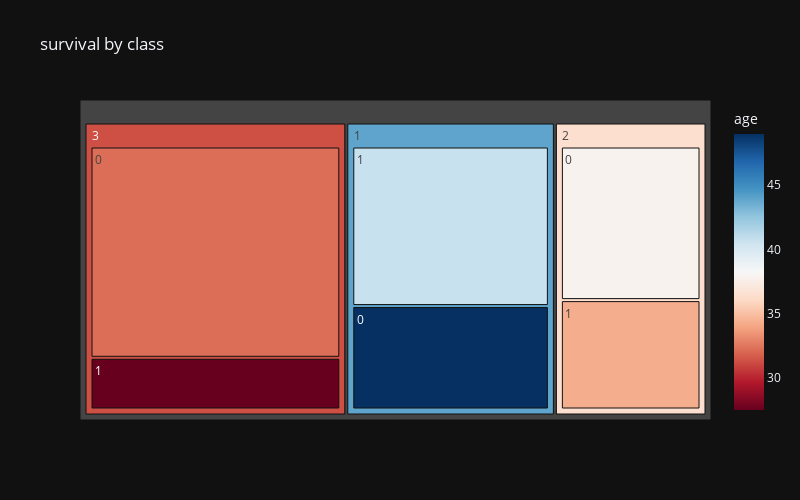

Notebook source saved alongside this figure:
### Code cell
px.treemap(df, path=['pclass','survived'], values='age',
           title='survival by class', width=800, height=500,
           template='plotly_dark', color='age', color_continuous_scale='RdBu',)

### Figure 1 — Plotly figure (JSON) as saved in the notebook; plotly's stock layout.template omitted (floating-point values rounded to 4 significant figures)
{"data": [{"branchvalues": "total", "customdata": [[32.26], [40.68], [27.53], [48.96], [34.3], [37.9], [31.33], [43.93], [36.4]], "domain": {"x": [0, 1], "y": [0, 1]}, "hovertemplate": "labels=%{label}<br>age_sum=%{value}<br>parent=%{parent}<br>id=%{id}<br>age=%{color}<extra></extra>", "ids": ["3/0", "1/1", "3/1", "1/0", "2/1", "2/0", "3", "1", "2"], "labels": ["0", "1", "1", "0", "1", "0", "3", "1", "2"], "marker": {"coloraxis": "coloraxis", "colors": [32.26, 40.68, 27.53, 48.96, 34.3, 37.9, 31.33, 43.93, 36.4]}, "name": "", "parents": ["3", "1", "3", "1", "2", "2", "", "", ""], "type": "treemap", "values": [7170.0, 4315.0, 1755.0, 2796.0, 2150.0, 3019.0, 8925.0, 7111.0, 5169.0]}], "layout": {"coloraxis": {"colorbar": {"title": {"text": "age"}}, "colorscale": [[0, "rgb(103,0,31)"], [0.1, "rgb(178,24,43)"], [0.2, "rgb(214,96,77)"], [0.3, "rgb(244,165,130)"], [0.4, "rgb(253,219,199)"], [0.5, "rgb(247,247,247)"], [0.6, "rgb(209,229,240)"], [0.7, "rgb(146,197,222)"], [0.8, "rgb(67,147,195)"], [0.9, "rgb(33,102,172)"], [1, "rgb(5,48,97)"]]}, "height": 500, "legend": {"tracegroupgap": 0}, "title": {"text": "survival by class"}, "width": 800}}
